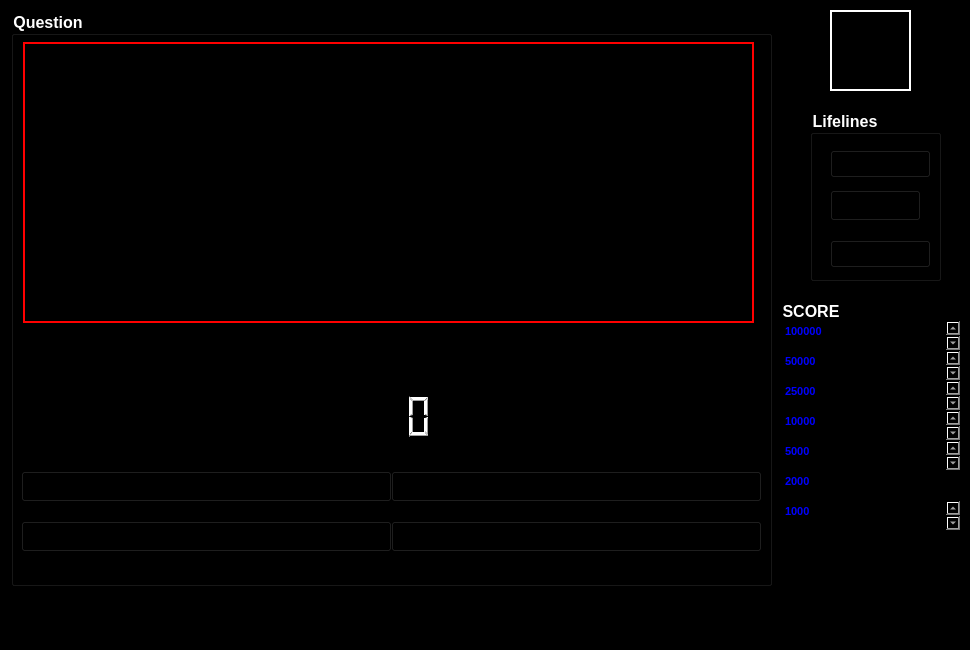
<?xml version="1.0" encoding="UTF-8"?>
<ui version="4.0">
 <class>MainWindow</class>
 <widget class="QMainWindow" name="MainWindow">
  <property name="geometry">
   <rect>
    <x>0</x>
    <y>0</y>
    <width>970</width>
    <height>650</height>
   </rect>
  </property>
  <property name="windowTitle">
   <string>MainWindow</string>
  </property>
  <property name="styleSheet">
   <string notr="true">background-color: rgb(0, 0, 0);
background-image: url(:/img/black.png);
color: white;
font: bold;
font-size: 16px;</string>
  </property>
  <widget class="QWidget" name="centralwidget">
   <widget class="QGroupBox" name="groupBox">
    <property name="geometry">
     <rect>
      <x>11</x>
      <y>11</y>
      <width>761</width>
      <height>575</height>
     </rect>
    </property>
    <property name="title">
     <string>Question</string>
    </property>
    <widget class="QTextBrowser" name="display_question">
     <property name="geometry">
      <rect>
       <x>12</x>
       <y>31</y>
       <width>731</width>
       <height>281</height>
      </rect>
     </property>
     <property name="styleSheet">
      <string notr="true">color:white;
background-image: url(:/img/black.png);
font-size: 20px;
font: bold;
border-width: 2px;
border-style: solid;
border-color: red;</string>
     </property>
    </widget>
    <widget class="QPushButton" name="option4">
     <property name="geometry">
      <rect>
       <x>380</x>
       <y>510</y>
       <width>371</width>
       <height>31</height>
      </rect>
     </property>
     <property name="styleSheet">
      <string notr="true">background-image: url(:/img/orange.png);</string>
     </property>
     <property name="text">
      <string/>
     </property>
    </widget>
    <widget class="QPushButton" name="option2">
     <property name="geometry">
      <rect>
       <x>380</x>
       <y>460</y>
       <width>371</width>
       <height>31</height>
      </rect>
     </property>
     <property name="styleSheet">
      <string notr="true">background-image: url(:/img/orange.png);</string>
     </property>
     <property name="text">
      <string/>
     </property>
    </widget>
    <widget class="QPushButton" name="option3">
     <property name="geometry">
      <rect>
       <x>10</x>
       <y>510</y>
       <width>371</width>
       <height>31</height>
      </rect>
     </property>
     <property name="styleSheet">
      <string notr="true">background-image: url(:/img/orange.png);</string>
     </property>
     <property name="text">
      <string/>
     </property>
    </widget>
    <widget class="QPushButton" name="option1">
     <property name="geometry">
      <rect>
       <x>10</x>
       <y>460</y>
       <width>371</width>
       <height>31</height>
      </rect>
     </property>
     <property name="styleSheet">
      <string notr="true">background-image: url(:/img/orange.png);</string>
     </property>
     <property name="text">
      <string/>
     </property>
    </widget>
    <widget class="QLCDNumber" name="lcdNumber">
     <property name="geometry">
      <rect>
       <x>303</x>
       <y>360</y>
       <width>121</width>
       <height>91</height>
      </rect>
     </property>
    </widget>
   </widget>
   <widget class="QPushButton" name="toMainWindowButton">
    <property name="geometry">
     <rect>
      <x>830</x>
      <y>10</y>
      <width>81</width>
      <height>81</height>
     </rect>
    </property>
    <property name="styleSheet">
     <string notr="true">background-image: url(:/img/back.png);
border-width: 2px;
border-style: solid;
border-color:white;</string>
    </property>
    <property name="text">
     <string/>
    </property>
   </widget>
   <widget class="QGroupBox" name="groupBox_2">
    <property name="geometry">
     <rect>
      <x>810</x>
      <y>110</y>
      <width>131</width>
      <height>171</height>
     </rect>
    </property>
    <property name="title">
     <string>Lifelines</string>
    </property>
    <widget class="QPushButton" name="ll_fiftyfifty">
     <property name="geometry">
      <rect>
       <x>20</x>
       <y>80</y>
       <width>91</width>
       <height>31</height>
      </rect>
     </property>
     <property name="styleSheet">
      <string notr="true">color:white;
background-image: url(:/img/50.png);</string>
     </property>
     <property name="text">
      <string/>
     </property>
    </widget>
    <widget class="QPushButton" name="ll_audience">
     <property name="geometry">
      <rect>
       <x>20</x>
       <y>40</y>
       <width>101</width>
       <height>28</height>
      </rect>
     </property>
     <property name="styleSheet">
      <string notr="true">color:white;
background-image: url(:/img/audience.png);</string>
     </property>
     <property name="text">
      <string/>
     </property>
    </widget>
    <widget class="QPushButton" name="ll_expert">
     <property name="geometry">
      <rect>
       <x>20</x>
       <y>130</y>
       <width>101</width>
       <height>28</height>
      </rect>
     </property>
     <property name="styleSheet">
      <string notr="true">color:white;
background-image: url(:/img/expert.png);</string>
     </property>
     <property name="text">
      <string/>
     </property>
    </widget>
   </widget>
   <widget class="QGroupBox" name="groupBox_3">
    <property name="geometry">
     <rect>
      <x>780</x>
      <y>300</y>
      <width>181</width>
      <height>231</height>
     </rect>
    </property>
    <property name="title">
     <string>SCORE</string>
    </property>
    <widget class="QTextBrowser" name="score_25000">
     <property name="geometry">
      <rect>
       <x>0</x>
       <y>80</y>
       <width>181</width>
       <height>31</height>
      </rect>
     </property>
     <property name="html">
      <string>&lt;!DOCTYPE HTML PUBLIC &quot;-//W3C//DTD HTML 4.0//EN&quot; &quot;http://www.w3.org/TR/REC-html40/strict.dtd&quot;&gt;
&lt;html&gt;&lt;head&gt;&lt;meta name=&quot;qrichtext&quot; content=&quot;1&quot; /&gt;&lt;style type=&quot;text/css&quot;&gt;
p, li { white-space: pre-wrap; }
&lt;/style&gt;&lt;/head&gt;&lt;body style=&quot; font-family:'MS Shell Dlg 2'; font-size:16px; font-weight:600; font-style:normal;&quot;&gt;
&lt;p style=&quot; margin-top:0px; margin-bottom:0px; margin-left:0px; margin-right:0px; -qt-block-indent:0; text-indent:0px;&quot;&gt;&lt;span style=&quot; font-size:8.25pt; color:#0000ff;&quot;&gt;25000&lt;/span&gt;&lt;/p&gt;
&lt;p style=&quot;-qt-paragraph-type:empty; margin-top:0px; margin-bottom:0px; margin-left:0px; margin-right:0px; -qt-block-indent:0; text-indent:0px; font-size:8.25pt; color:#0000ff;&quot;&gt;&lt;br /&gt;&lt;/p&gt;&lt;/body&gt;&lt;/html&gt;</string>
     </property>
    </widget>
    <widget class="QTextBrowser" name="score_5000">
     <property name="geometry">
      <rect>
       <x>0</x>
       <y>140</y>
       <width>181</width>
       <height>31</height>
      </rect>
     </property>
     <property name="html">
      <string>&lt;!DOCTYPE HTML PUBLIC &quot;-//W3C//DTD HTML 4.0//EN&quot; &quot;http://www.w3.org/TR/REC-html40/strict.dtd&quot;&gt;
&lt;html&gt;&lt;head&gt;&lt;meta name=&quot;qrichtext&quot; content=&quot;1&quot; /&gt;&lt;style type=&quot;text/css&quot;&gt;
p, li { white-space: pre-wrap; }
&lt;/style&gt;&lt;/head&gt;&lt;body style=&quot; font-family:'MS Shell Dlg 2'; font-size:16px; font-weight:600; font-style:normal;&quot;&gt;
&lt;p style=&quot; margin-top:0px; margin-bottom:0px; margin-left:0px; margin-right:0px; -qt-block-indent:0; text-indent:0px;&quot;&gt;&lt;span style=&quot; font-size:8.25pt; color:#0000ff;&quot;&gt;5000&lt;/span&gt;&lt;/p&gt;
&lt;p style=&quot;-qt-paragraph-type:empty; margin-top:0px; margin-bottom:0px; margin-left:0px; margin-right:0px; -qt-block-indent:0; text-indent:0px; font-size:8.25pt; color:#0000ff;&quot;&gt;&lt;br /&gt;&lt;/p&gt;&lt;/body&gt;&lt;/html&gt;</string>
     </property>
    </widget>
    <widget class="QTextBrowser" name="score_50000">
     <property name="geometry">
      <rect>
       <x>0</x>
       <y>50</y>
       <width>181</width>
       <height>31</height>
      </rect>
     </property>
     <property name="html">
      <string>&lt;!DOCTYPE HTML PUBLIC &quot;-//W3C//DTD HTML 4.0//EN&quot; &quot;http://www.w3.org/TR/REC-html40/strict.dtd&quot;&gt;
&lt;html&gt;&lt;head&gt;&lt;meta name=&quot;qrichtext&quot; content=&quot;1&quot; /&gt;&lt;style type=&quot;text/css&quot;&gt;
p, li { white-space: pre-wrap; }
&lt;/style&gt;&lt;/head&gt;&lt;body style=&quot; font-family:'MS Shell Dlg 2'; font-size:16px; font-weight:600; font-style:normal;&quot;&gt;
&lt;p style=&quot; margin-top:0px; margin-bottom:0px; margin-left:0px; margin-right:0px; -qt-block-indent:0; text-indent:0px;&quot;&gt;&lt;span style=&quot; font-size:8.25pt; color:#0000ff;&quot;&gt;50000&lt;/span&gt;&lt;/p&gt;
&lt;p style=&quot;-qt-paragraph-type:empty; margin-top:0px; margin-bottom:0px; margin-left:0px; margin-right:0px; -qt-block-indent:0; text-indent:0px; font-size:8.25pt; color:#0000ff;&quot;&gt;&lt;br /&gt;&lt;/p&gt;
&lt;p style=&quot;-qt-paragraph-type:empty; margin-top:0px; margin-bottom:0px; margin-left:0px; margin-right:0px; -qt-block-indent:0; text-indent:0px; font-size:8.25pt; color:#0000ff;&quot;&gt;&lt;br /&gt;&lt;/p&gt;&lt;/body&gt;&lt;/html&gt;</string>
     </property>
    </widget>
    <widget class="QTextBrowser" name="score_10000">
     <property name="geometry">
      <rect>
       <x>0</x>
       <y>110</y>
       <width>181</width>
       <height>31</height>
      </rect>
     </property>
     <property name="html">
      <string>&lt;!DOCTYPE HTML PUBLIC &quot;-//W3C//DTD HTML 4.0//EN&quot; &quot;http://www.w3.org/TR/REC-html40/strict.dtd&quot;&gt;
&lt;html&gt;&lt;head&gt;&lt;meta name=&quot;qrichtext&quot; content=&quot;1&quot; /&gt;&lt;style type=&quot;text/css&quot;&gt;
p, li { white-space: pre-wrap; }
&lt;/style&gt;&lt;/head&gt;&lt;body style=&quot; font-family:'MS Shell Dlg 2'; font-size:16px; font-weight:600; font-style:normal;&quot;&gt;
&lt;p style=&quot; margin-top:0px; margin-bottom:0px; margin-left:0px; margin-right:0px; -qt-block-indent:0; text-indent:0px;&quot;&gt;&lt;span style=&quot; font-size:8.25pt; color:#0000ff;&quot;&gt;10000&lt;/span&gt;&lt;/p&gt;
&lt;p style=&quot;-qt-paragraph-type:empty; margin-top:0px; margin-bottom:0px; margin-left:0px; margin-right:0px; -qt-block-indent:0; text-indent:0px; font-size:8.25pt; color:#0000ff;&quot;&gt;&lt;br /&gt;&lt;/p&gt;&lt;/body&gt;&lt;/html&gt;</string>
     </property>
    </widget>
    <widget class="QTextBrowser" name="score_2000">
     <property name="geometry">
      <rect>
       <x>0</x>
       <y>170</y>
       <width>181</width>
       <height>31</height>
      </rect>
     </property>
     <property name="html">
      <string>&lt;!DOCTYPE HTML PUBLIC &quot;-//W3C//DTD HTML 4.0//EN&quot; &quot;http://www.w3.org/TR/REC-html40/strict.dtd&quot;&gt;
&lt;html&gt;&lt;head&gt;&lt;meta name=&quot;qrichtext&quot; content=&quot;1&quot; /&gt;&lt;style type=&quot;text/css&quot;&gt;
p, li { white-space: pre-wrap; }
&lt;/style&gt;&lt;/head&gt;&lt;body style=&quot; font-family:'MS Shell Dlg 2'; font-size:16px; font-weight:600; font-style:normal;&quot;&gt;
&lt;p style=&quot; margin-top:0px; margin-bottom:0px; margin-left:0px; margin-right:0px; -qt-block-indent:0; text-indent:0px;&quot;&gt;&lt;span style=&quot; font-size:8.25pt; color:#0000ff;&quot;&gt;2000&lt;/span&gt;&lt;/p&gt;&lt;/body&gt;&lt;/html&gt;</string>
     </property>
    </widget>
    <widget class="QTextBrowser" name="score_100000">
     <property name="geometry">
      <rect>
       <x>0</x>
       <y>20</y>
       <width>181</width>
       <height>31</height>
      </rect>
     </property>
     <property name="html">
      <string>&lt;!DOCTYPE HTML PUBLIC &quot;-//W3C//DTD HTML 4.0//EN&quot; &quot;http://www.w3.org/TR/REC-html40/strict.dtd&quot;&gt;
&lt;html&gt;&lt;head&gt;&lt;meta name=&quot;qrichtext&quot; content=&quot;1&quot; /&gt;&lt;style type=&quot;text/css&quot;&gt;
p, li { white-space: pre-wrap; }
&lt;/style&gt;&lt;/head&gt;&lt;body style=&quot; font-family:'MS Shell Dlg 2'; font-size:16px; font-weight:600; font-style:normal;&quot;&gt;
&lt;p style=&quot; margin-top:0px; margin-bottom:0px; margin-left:0px; margin-right:0px; -qt-block-indent:0; text-indent:0px;&quot;&gt;&lt;span style=&quot; font-size:8.25pt; color:#0000ff;&quot;&gt;100000&lt;/span&gt;&lt;/p&gt;
&lt;p style=&quot;-qt-paragraph-type:empty; margin-top:0px; margin-bottom:0px; margin-left:0px; margin-right:0px; -qt-block-indent:0; text-indent:0px; font-size:8.25pt; color:#0000ff;&quot;&gt;&lt;br /&gt;&lt;/p&gt;
&lt;p style=&quot;-qt-paragraph-type:empty; margin-top:0px; margin-bottom:0px; margin-left:0px; margin-right:0px; -qt-block-indent:0; text-indent:0px; font-size:8.25pt; color:#0000ff;&quot;&gt;&lt;br /&gt;&lt;/p&gt;&lt;/body&gt;&lt;/html&gt;</string>
     </property>
    </widget>
    <widget class="QTextBrowser" name="score_1000">
     <property name="geometry">
      <rect>
       <x>0</x>
       <y>200</y>
       <width>181</width>
       <height>31</height>
      </rect>
     </property>
     <property name="html">
      <string>&lt;!DOCTYPE HTML PUBLIC &quot;-//W3C//DTD HTML 4.0//EN&quot; &quot;http://www.w3.org/TR/REC-html40/strict.dtd&quot;&gt;
&lt;html&gt;&lt;head&gt;&lt;meta name=&quot;qrichtext&quot; content=&quot;1&quot; /&gt;&lt;style type=&quot;text/css&quot;&gt;
p, li { white-space: pre-wrap; }
&lt;/style&gt;&lt;/head&gt;&lt;body style=&quot; font-family:'MS Shell Dlg 2'; font-size:16px; font-weight:600; font-style:normal;&quot;&gt;
&lt;p style=&quot; margin-top:0px; margin-bottom:0px; margin-left:0px; margin-right:0px; -qt-block-indent:0; text-indent:0px;&quot;&gt;&lt;span style=&quot; font-size:8.25pt; color:#0000ff;&quot;&gt;1000&lt;/span&gt;&lt;/p&gt;
&lt;p style=&quot;-qt-paragraph-type:empty; margin-top:0px; margin-bottom:0px; margin-left:0px; margin-right:0px; -qt-block-indent:0; text-indent:0px; font-size:8.25pt; color:#0000ff;&quot;&gt;&lt;br /&gt;&lt;/p&gt;&lt;/body&gt;&lt;/html&gt;</string>
     </property>
    </widget>
   </widget>
  </widget>
  <widget class="QMenuBar" name="menubar">
   <property name="geometry">
    <rect>
     <x>0</x>
     <y>0</y>
     <width>970</width>
     <height>27</height>
    </rect>
   </property>
  </widget>
  <widget class="QStatusBar" name="statusbar"/>
 </widget>
 <resources/>
 <connections/>
</ui>
